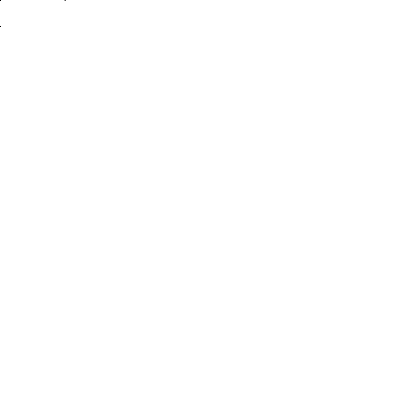
Frame 1 (no input)
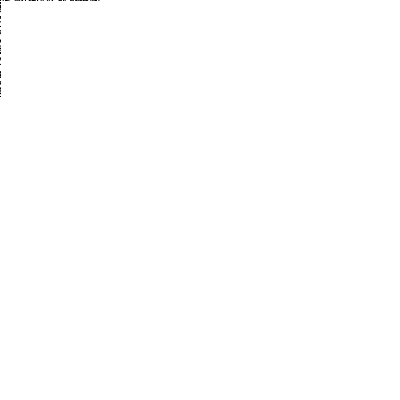
Frame 60 (the mouse pressed at the canvas centre just before this capture)
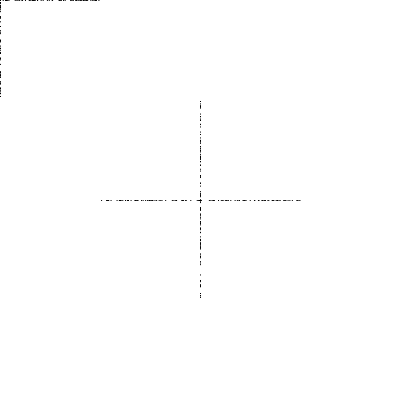
Frame 120 (the mouse held since frame 60 and released just before this capture)

The Processing sketch that drew these frames (run headless with seeded random() and noise(); from frame 60 on, the mouse is pressed at the canvas centre):

// Processing sketch: processing_82916
// ── processing_82916.pde


void setup(){
size(400,400);
background(#ffffff);
fill(0);
noStroke();
}

void draw(){

rect(mouseX,mouseY,1,1);
rect(mouseX+random(100),mouseY,1,1);
rect(mouseX,mouseY+random(100),1,1);
rect(mouseX,mouseY+random(-100),1,1);
rect(mouseX+random(-100),mouseY,1,1);

}

void mousePressed(){
  background(#ffffff);
} 
